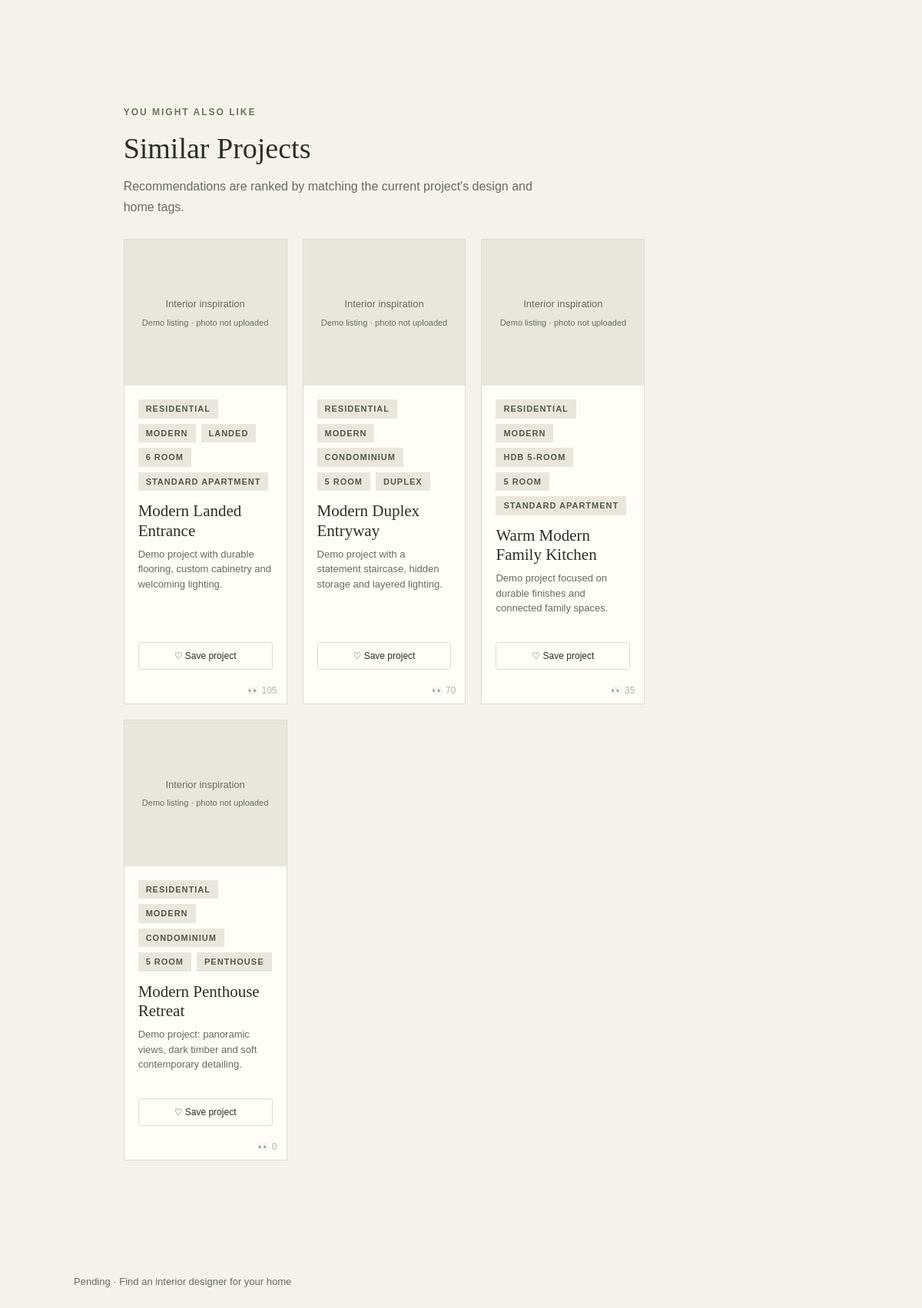
Before: /idp/11 (lower part) with the older database file.
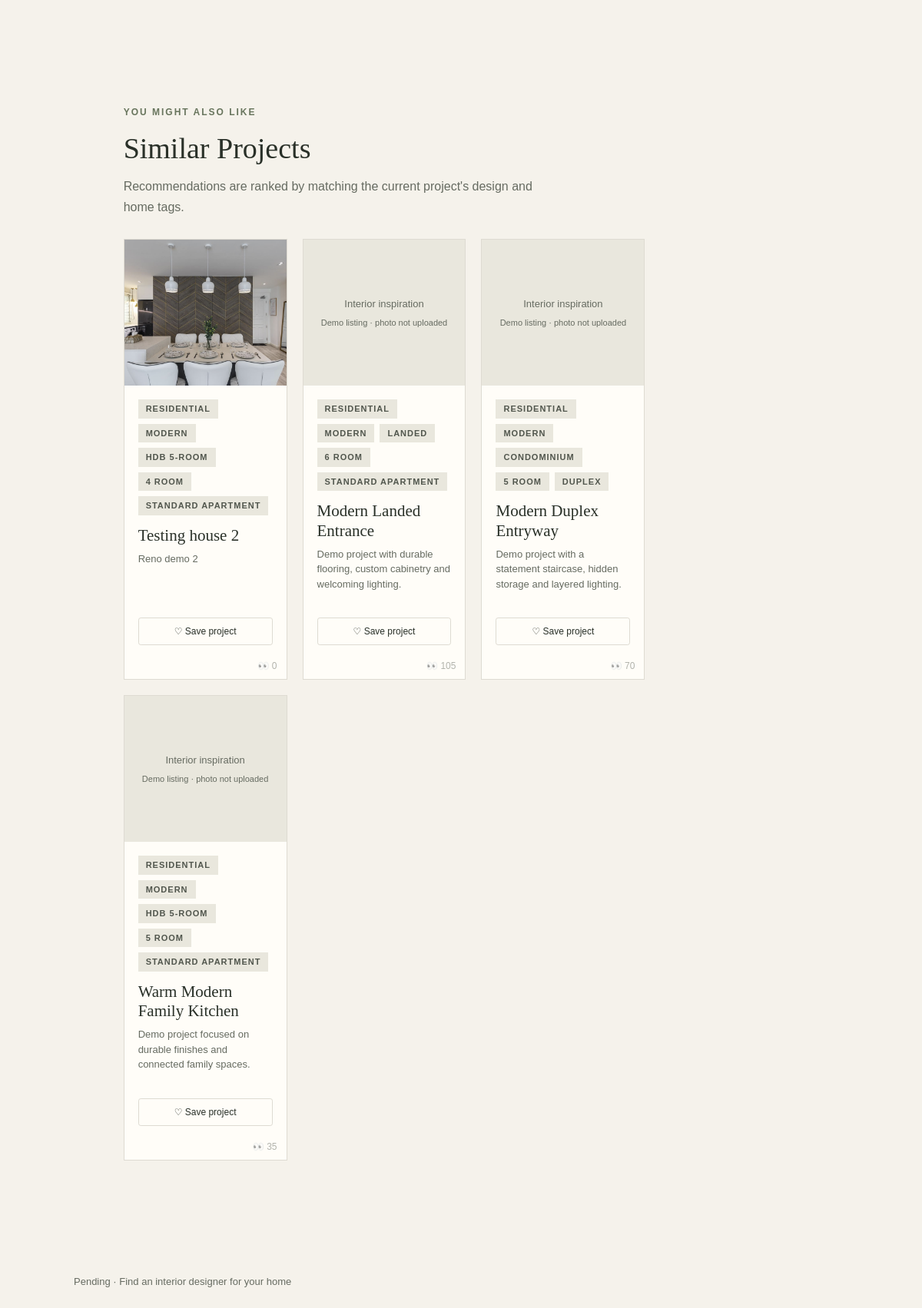
After: the same page with the newer database file.
### tables this page shows
CREATE TABLE interior_design_project (
            id INTEGER PRIMARY KEY AUTOINCREMENT,
            title TEXT NOT NULL,
            description TEXT DEFAULT '',
            is_featured INTEGER DEFAULT 0,
            is_visible INTEGER DEFAULT 1,
            category TEXT DEFAULT '',
            style TEXT DEFAULT '',
            property_type TEXT DEFAULT ''
        , room_count TEXT NOT NULL DEFAULT '', apartment_type TEXT NOT NULL DEFAULT '', created_at TEXT NOT NULL DEFAULT '', updated_at TEXT NOT NULL DEFAULT '', account_key TEXT NOT NULL DEFAULT '', viewership_count INTEGER NOT NULL DEFAULT 0, shortlist_count INTEGER NOT NULL DEFAULT 0);

CREATE TABLE project_photo (
            id INTEGER PRIMARY KEY AUTOINCREMENT,
            project_id INTEGER NOT NULL,
            image_url TEXT NOT NULL,
            photo_type TEXT NOT NULL CHECK(photo_type IN ('before', 'after')),
            FOREIGN KEY (project_id) REFERENCES interior_design_project(id)
        );

### app.py (the view)
@app.route('/idp/<int:project_id>')
def idp_view(project_id):
    project = _project_svc.get(project_id)
    if not project or not project['is_visible']:
        return render_template('sites/404.html'), 404
    designer = _company_svc.get(
        project.get('account_key') or database.DEFAULT_DESIGNER_ACCOUNT
    )
    photos = _photo_svc.get_all(project_id)
    before = [p for p in photos if p['photo_type'] == 'before']
    after = [p for p in photos if p['photo_type'] == 'after']
    similar = database.get_customer_similar_projects(project_id)
    covers = {}
    for item in similar:
        item_photos = _photo_svc.get_all(item['id'])
        cover = next((p for p in item_photos if p['photo_type'] == 'after'),
                     item_photos[0] if item_photos else None)
        covers[item['id']] = cover
    return render_template('sites/idp_view.html', project=project, before=before, after=after,
                           similar=similar, covers=covers, similar_covers=covers,
                           favorite_ids=database.get_favorite_ids(current_account()),
                           designer=designer)

### app.py (called while the page is built)
def current_account():
    if 'visitor_id' not in session:
        session['visitor_id'] = uuid4().hex
    session.permanent = True
    return session.get('account_key') or ('guest:' + session['visitor_id'])

### database.py (called while the page is built)
def get_db():
    connection = sqlite3.connect(DB_PATH, factory=_DemoConnection)
    connection.row_factory = sqlite3.Row
    connection.execute('PRAGMA foreign_keys = ON')
    return connection

def get_company(account_key=DEFAULT_DESIGNER_ACCOUNT):
    with get_db() as conn:
        row = conn.execute('SELECT * FROM company_profile WHERE account_key=?', (account_key,)).fetchone()
        if row:
            return dict(row)
        conn.execute('INSERT INTO company_profile (account_key) VALUES (?)', (account_key,))
        row = conn.execute('SELECT * FROM company_profile WHERE account_key=?', (account_key,)).fetchone()
        return dict(row)

def get_project(project_id):
    with get_db() as conn:
        row = conn.execute('SELECT * FROM interior_design_project WHERE id=?',(project_id,)).fetchone()
        return dict(row) if row else None

    def get(self, account_key=DEFAULT_DESIGNER_ACCOUNT):
        return get_company(account_key)

### templates/sites/idp_view.html (shortened to what this page needs)
{% extends "master.html" %}
{% from "sites/_project_card.html" import card %}
{% block content %}
<div class="idp-view">
    {% if before or after %}
    <div class="before-after">
        <div>
        </div>
        <div>
        </div>
    {% else %}
    <div class="placeholder" style="margin-top:32px;">No photos uploaded for this project.</div>
    {% endif %}
</div>
{% if similar %}
<section class="section demo-subsection">
    <p class="eyebrow">You might also like</p>
    <h2>Similar Projects</h2>
    <p class="section-intro">Recommendations are ranked by matching the current project's design and home tags.</p>
    <div class="project-grid">
        {% for p in similar %}
            {{ card(p,covers[p.id],p.id in favorite_ids,request.path,true) }}
        {% endfor %}
    </div>
</section>
{% endif %}
{% endblock %}

### templates/sites/_project_card.html (shortened to what this page needs)
{% macro card(p, cover, saved, next_url, show_matches=false) %}
<article class="project-card demo-project-card">
    <a class="demo-card-link" href="{{ url_for('idp_view', project_id=p.id) }}">
        {% if cover %}
            <img class="demo-card-cover" src="{{ url_for('static', filename=cover.image_url) }}" alt="Photo of {{ p.title }}">
        {% else %}
            <div class="demo-card-cover demo-cover-placeholder"><span>Interior inspiration</span><small>Demo listing · photo not uploaded</small></div>
        {% endif %}
        <div class="project-info">
            <div class="demo-tags">
                {% for tag in [p.category,p.style,p.property_type,p.room_count,p.apartment_type] if tag %}
                    <span class="tag-pill">{{ tag }}</span>
                {% endfor %}
            </div>
            <h3>{{ p.title }}</h3>
            <p class="demo-muted">{{ p.description|truncate(105) }}</p>
        </div>
    </a>
    <form class="demo-favorite-form" method="post" action="{{ url_for('toggle_favorite', project_id=p.id) }}">
        <button type="submit" class="btn-sm demo-fav-btn {{ 'is-saved' if saved else '' }}" aria-label="{{ 'Remove from favorites' if saved else 'Save to favorites' }}: {{ p.title }}">
            {{ '♥ Saved' if saved else '♡ Save project' }}
        </button>
    </form>
    <div class="counts-container">
        <p class="demo-muted viewership_count">👀 {{p.viewership_count}}</p>
    </div>
</article>
{% endmacro %}

Changed rows visible on the page:
no longer on this page (row unchanged): interior_design_project: shows "Interior inspiration", category "RESIDENTIAL", style "MODERN", property_type "CONDOMINIUM", room_count "5 ROOM", apartment_type "PENTHOUSE", title "Modern Penthouse Retreat", description "Demo project: panoramic views, dark timber and soft contemporary detailing.", value "♡ Save project", viewership_count "0"
added interior_design_project: image_url (picture), category "RESIDENTIAL", style "MODERN", property_type "HDB 5-ROOM", room_count "4 ROOM", apartment_type "STANDARD APARTMENT", title "Testing house 2", description "Reno demo 2", value "♡ Save project", viewership_count "0"
